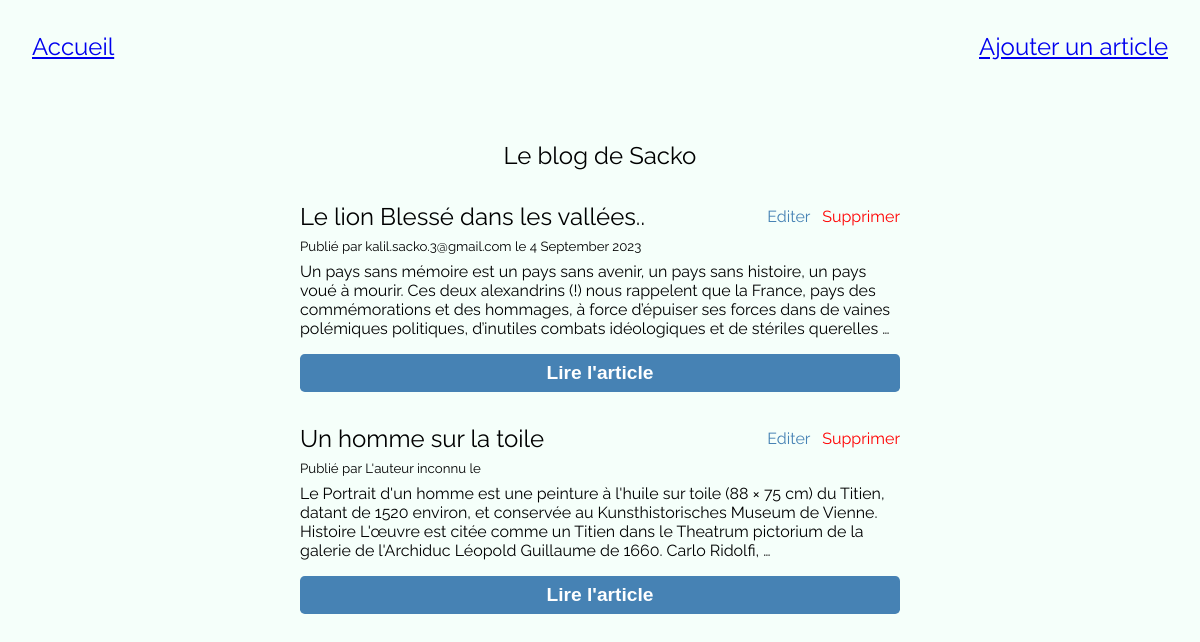
Page /blog/ (signed in) on the committed database.
### posts/models.py (models this page shows, shortened)
class BlogPost(models.Model):
    title = models.CharField(max_length=255, unique=True, verbose_name="Titre")# verbose_name permet de donner un label qui doit s'afficher dans les formulaires
    slug = models.CharField(max_length=255, unique=True, blank=True)
    author = models.ForeignKey(User, on_delete=models.SET_NULL, null=True, blank=True)
    last_updated = models.DateTimeField(auto_now=True)
    created_on = models.DateField(blank=True, null=True)
    published = models.BooleanField(default=False, verbose_name="Publié")
    content = models.TextField(blank=True, verbose_name="Contenu")
    thumbnail = models.ImageField(blank=True, upload_to='blog')
    class Meta:
        ordering = ['-created_on']
        verbose_name = "Article"
    @property
    def author_or_default(self):
        return self.author if self.author else "L'auteur inconnu"

### accounts/models.py (models this page shows, shortened)
class CustomUser(AbstractBaseUser):
    email = models.EmailField(
        unique=True,
        blank=False,
        max_length=255,
    )
    is_active = models.BooleanField(default=True)
    is_staff = models.BooleanField(default=False)
    is_admin = models.BooleanField(default=False)
    zip_code = models.CharField(blank=True, max_length=5)
    USERNAME_FIELD = "email"
    objects = MyUserManager()

### posts/views.py (the view)
# urls.py: path('', BlogHome.as_view(), name="home"),
class BlogHome(ListView):
    model = BlogPost
    context_object_name = "posts"
    def get_queryset(
            self):  # ici on verifie si le user est connecté pour lui envoyer tous les article, sinon seulement ceux publiés.
        queryset = super().get_queryset()
        if self.request.user.is_authenticated:
            return queryset
        else:
            return queryset.filter(published=True)

### posts/templates/posts/blogpost_list.html (shortened to what this page needs)
{% extends 'base.html' %}
{% block content %}
    <h1> Le blog de Sacko</h1>
    {% for post in posts %}
        <article>
          <div class="post-title">
               <h2>{{ post.title}}</h2>
                {% if request.user.is_authenticated %}
                    <div>
                            <a href="{% url 'posts:edit' slug=post.slug %}">Editer</a>
                            <a href="{% url 'posts:delete' slug=post.slug %}">Supprimer</a>
                    </div>
                {% endif %}
          </div>
            <h5 class="post-author">Publié par <i>{{ post.author_or_default }}</i> le {{ post.created_on|date:'j F Y' }} </h5>
            <p class="post-excerpt">{{ post.content|safe|truncatewords:50 }}</p>
            <form action="{% url 'posts:post' slug=post.slug %}">
              <button class="btn btn-submit">Lire l'article</button>
            </form>
        </article>
    {% endfor %}
{% endblock %}

### posts/static/css/style.css (style rules this page uses)
body { background-color: mintcream; font-family: 'Raleway', sans-serif; }
#blog article { width: 50%; margin-top: 2rem; }
.post-title { display:flex; align-items: center; }
.post-title a { color: steelblue; text-decoration: none; margin-left: .5rem; }
.post-title a:last-child { color: red; }
.post-title > div { margin-left: auto; }
.post-author { margin: .5rem 0; }
.post-excerpt { margin-bottom: 1rem; }
.btn { padding: .5rem; border:none; font-weight: 600; font-size: 1.2rem; border-radius: .3rem; color: white; width: 100%; cursor: pointer; }
.btn-submit { background-color: steelblue; }

### rows in the picture
BlogPost: title "Le lion Blessé dans les vallées..", author_or_default "kalil.sacko.3@gmail.com", created_on "4 September 2023", content "Un pays sans mémoire est un pays sans avenir, un pays sans histoire, un pays voué à mourir. Ces deux alexandrins (!) nous rappelent que la France, pays des commémorations et des hommages, à force d’épuiser ses forces dans de vaines polémiques politiques, d’inutiles combats idéologiques et de stériles querelles …"
BlogPost: title "Un homme sur la toile", author_or_default "L'auteur inconnu", content "Le Portrait d'un homme est une peinture à l'huile sur toile (88 × 75 cm) du Titien, datant de 1520 environ, et conservée au Kunsthistorisches Museum de Vienne. Histoire L'œuvre est citée comme un Titien dans le Theatrum pictorium de la galerie de l'Archiduc Léopold Guillaume de 1660. Carlo Ridolfi, …"
